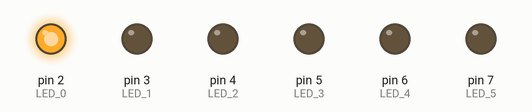
Recording of a sketch running on a simulated Arduino Uno, built with avr-gcc and run on an emulated ATmega328P. Shown: output pins drawn as LEDs (lit = HIGH).

Above: at 0.2 s.
At 1.2 s:
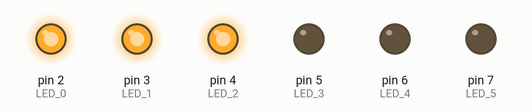
At 1.7 s:
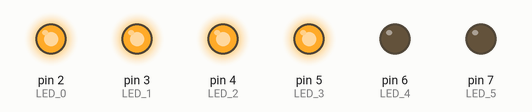
At 3.2 s:
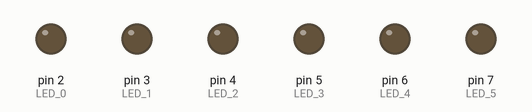
At 5.7 s:
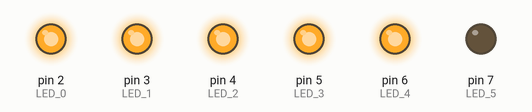
At 7.7 s:
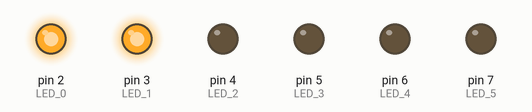
Timing chart, 0 to 8.1 s (numbered marks = the images above):
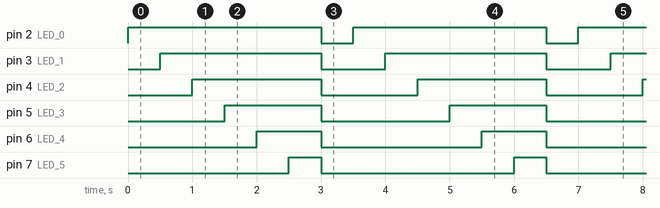

Measured:
- by itself, pin 2 (LED_0): alternates HIGH for 3.0 s and LOW for 0.50 s
- by itself, pin 3 (LED_1): alternates HIGH for 2.5 s and LOW for 1.0 s
- by itself, pin 4 (LED_2): alternates HIGH for 2.0 s and LOW for 1.5 s
- by itself, pin 5 (LED_3): alternates HIGH for 1.5 s and LOW for 2.0 s
- by itself, pin 6 (LED_4): alternates HIGH for 1.0 s and LOW for 2.5 s
- by itself, pin 7 (LED_5): alternates HIGH for 0.50 s and LOW for 3.0 s

The sketch:

main.ino
```cpp
#define LED_0 2
#define LED_1 3
#define LED_2 4
#define LED_3 5
#define LED_4 6
#define LED_5 7

void setup() {
  pinMode(LED_0, OUTPUT);
  pinMode(LED_1, OUTPUT);
  pinMode(LED_2, OUTPUT);
  pinMode(LED_3, OUTPUT);
  pinMode(LED_4, OUTPUT);
  pinMode(LED_5, OUTPUT);

  Serial.begin(9600);
}

class LedControl {
  public:
  void led(int button_pin, int led_pin) {
    if (digitalRead(button_pin) != 1) {
      digitalWrite(led_pin, 1);
    } else {
      digitalWrite(led_pin, 0);
    }
  }

  void led_on(int led_pin) {
    digitalWrite(led_pin, 1);
  }

  void led_off(int led_pin) {
    digitalWrite(led_pin, 0);
  }
};

void loop() {
  LedControl control;
  control.led_on(LED_0);
  delay(500);
  control.led_on(LED_1);
  delay(500);
  control.led_on(LED_2);
  delay(500);
  control.led_on(LED_3);
  delay(500);
  control.led_on(LED_4);
  delay(500);
  control.led_on(LED_5);
  delay(500);

  control.led_off(LED_0);
  control.led_off(LED_1);
  control.led_off(LED_2);
  control.led_off(LED_3);
  control.led_off(LED_4);
  control.led_off(LED_5);
  delay(500);
}
```
